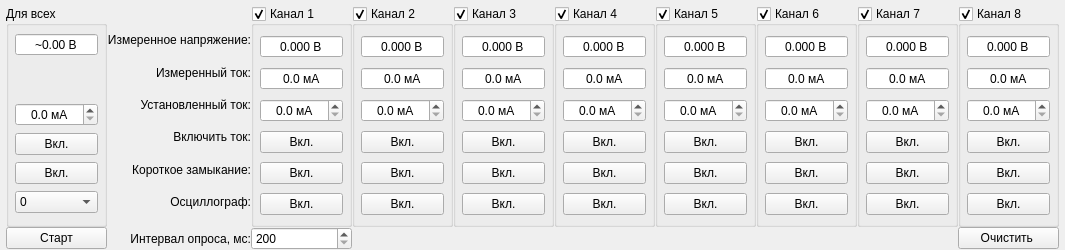
<?xml version="1.0" encoding="UTF-8"?>
<ui version="4.0">
 <class>Measurements</class>
 <widget class="QWidget" name="Measurements">
  <property name="geometry">
   <rect>
    <x>0</x>
    <y>0</y>
    <width>1004</width>
    <height>250</height>
   </rect>
  </property>
  <property name="windowTitle">
   <string>Form</string>
  </property>
  <layout class="QVBoxLayout" name="verticalLayout_11">
   <property name="spacing">
    <number>0</number>
   </property>
   <property name="leftMargin">
    <number>0</number>
   </property>
   <property name="topMargin">
    <number>0</number>
   </property>
   <property name="rightMargin">
    <number>0</number>
   </property>
   <property name="bottomMargin">
    <number>0</number>
   </property>
   <item>
    <layout class="QGridLayout" name="gridLayout">
     <property name="leftMargin">
      <number>6</number>
     </property>
     <property name="topMargin">
      <number>6</number>
     </property>
     <property name="rightMargin">
      <number>6</number>
     </property>
     <property name="bottomMargin">
      <number>0</number>
     </property>
     <item row="0" column="0">
      <widget class="QGroupBox" name="gbChannelAll">
       <property name="title">
        <string>Для всех</string>
       </property>
       <layout class="QVBoxLayout" name="verticalLayout">
        <property name="leftMargin">
         <number>6</number>
        </property>
        <property name="topMargin">
         <number>6</number>
        </property>
        <property name="rightMargin">
         <number>6</number>
        </property>
        <property name="bottomMargin">
         <number>6</number>
        </property>
        <item>
         <widget class="QDoubleSpinBox" name="dsbVoltage_9">
          <property name="alignment">
           <set>Qt::AlignCenter</set>
          </property>
          <property name="readOnly">
           <bool>true</bool>
          </property>
          <property name="buttonSymbols">
           <enum>QAbstractSpinBox::NoButtons</enum>
          </property>
          <property name="prefix">
           <string>~</string>
          </property>
          <property name="suffix">
           <string> В</string>
          </property>
          <property name="decimals">
           <number>2</number>
          </property>
          <property name="minimum">
           <double>0.000000000000000</double>
          </property>
          <property name="maximum">
           <double>500.000000000000000</double>
          </property>
          <property name="value">
           <double>0.000000000000000</double>
          </property>
         </widget>
        </item>
        <item>
         <spacer name="verticalSpacer_3">
          <property name="orientation">
           <enum>Qt::Vertical</enum>
          </property>
          <property name="sizeType">
           <enum>QSizePolicy::Minimum</enum>
          </property>
          <property name="sizeHint" stdset="0">
           <size>
            <width>20</width>
            <height>40</height>
           </size>
          </property>
         </spacer>
        </item>
        <item>
         <widget class="QDoubleSpinBox" name="dsbSetCurrentAll">
          <property name="alignment">
           <set>Qt::AlignCenter</set>
          </property>
          <property name="suffix">
           <string> мA</string>
          </property>
          <property name="decimals">
           <number>1</number>
          </property>
          <property name="maximum">
           <double>4000.000000000000000</double>
          </property>
          <property name="singleStep">
           <double>1.000000000000000</double>
          </property>
         </widget>
        </item>
        <item>
         <widget class="QPushButton" name="pbCurrentAll">
          <property name="text">
           <string>Вкл.</string>
          </property>
          <property name="checkable">
           <bool>true</bool>
          </property>
         </widget>
        </item>
        <item>
         <widget class="QPushButton" name="pbShortAll">
          <property name="text">
           <string>Вкл.</string>
          </property>
          <property name="checkable">
           <bool>true</bool>
          </property>
         </widget>
        </item>
        <item>
         <widget class="QComboBox" name="cbOsc">
          <item>
           <property name="text">
            <string>0</string>
           </property>
          </item>
          <item>
           <property name="text">
            <string>1</string>
           </property>
          </item>
          <item>
           <property name="text">
            <string>2</string>
           </property>
          </item>
          <item>
           <property name="text">
            <string>3</string>
           </property>
          </item>
          <item>
           <property name="text">
            <string>4</string>
           </property>
          </item>
          <item>
           <property name="text">
            <string>5</string>
           </property>
          </item>
          <item>
           <property name="text">
            <string>6</string>
           </property>
          </item>
          <item>
           <property name="text">
            <string>7</string>
           </property>
          </item>
          <item>
           <property name="text">
            <string>8</string>
           </property>
          </item>
         </widget>
        </item>
       </layout>
      </widget>
     </item>
     <item row="0" column="1">
      <layout class="QVBoxLayout" name="verticalLayout_10">
       <property name="leftMargin">
        <number>0</number>
       </property>
       <property name="topMargin">
        <number>18</number>
       </property>
       <property name="bottomMargin">
        <number>9</number>
       </property>
       <item>
        <widget class="QLabel" name="label_2">
         <property name="text">
          <string>Измеренное напряжение:</string>
         </property>
         <property name="alignment">
          <set>Qt::AlignRight|Qt::AlignTrailing|Qt::AlignVCenter</set>
         </property>
        </widget>
       </item>
       <item>
        <widget class="QLabel" name="label_4">
         <property name="text">
          <string>Измеренный ток:</string>
         </property>
         <property name="alignment">
          <set>Qt::AlignRight|Qt::AlignTrailing|Qt::AlignVCenter</set>
         </property>
        </widget>
       </item>
       <item>
        <widget class="QLabel" name="label_3">
         <property name="text">
          <string>Установленный ток:</string>
         </property>
         <property name="alignment">
          <set>Qt::AlignRight|Qt::AlignTrailing|Qt::AlignVCenter</set>
         </property>
        </widget>
       </item>
       <item>
        <widget class="QLabel" name="label_5">
         <property name="text">
          <string>Включить ток:</string>
         </property>
         <property name="alignment">
          <set>Qt::AlignRight|Qt::AlignTrailing|Qt::AlignVCenter</set>
         </property>
        </widget>
       </item>
       <item>
        <widget class="QLabel" name="label_6">
         <property name="text">
          <string>Короткое замыкание:</string>
         </property>
         <property name="alignment">
          <set>Qt::AlignRight|Qt::AlignTrailing|Qt::AlignVCenter</set>
         </property>
        </widget>
       </item>
       <item>
        <widget class="QLabel" name="label_7">
         <property name="text">
          <string>Осциллограф:</string>
         </property>
         <property name="alignment">
          <set>Qt::AlignRight|Qt::AlignTrailing|Qt::AlignVCenter</set>
         </property>
        </widget>
       </item>
      </layout>
     </item>
     <item row="0" column="2">
      <widget class="QGroupBox" name="gbChannel_1">
       <property name="title">
        <string>Канал 1</string>
       </property>
       <property name="checkable">
        <bool>true</bool>
       </property>
       <layout class="QVBoxLayout" name="verticalLayout_2">
        <property name="leftMargin">
         <number>6</number>
        </property>
        <property name="topMargin">
         <number>6</number>
        </property>
        <property name="rightMargin">
         <number>6</number>
        </property>
        <property name="bottomMargin">
         <number>6</number>
        </property>
        <item>
         <widget class="QDoubleSpinBox" name="dsbVoltage_1">
          <property name="alignment">
           <set>Qt::AlignCenter</set>
          </property>
          <property name="readOnly">
           <bool>true</bool>
          </property>
          <property name="buttonSymbols">
           <enum>QAbstractSpinBox::NoButtons</enum>
          </property>
          <property name="suffix">
           <string> В</string>
          </property>
          <property name="decimals">
           <number>3</number>
          </property>
          <property name="minimum">
           <double>-99.000000000000000</double>
          </property>
          <property name="maximum">
           <double>99.000000000000000</double>
          </property>
         </widget>
        </item>
        <item>
         <widget class="QDoubleSpinBox" name="dsbCurrent_1">
          <property name="alignment">
           <set>Qt::AlignCenter</set>
          </property>
          <property name="readOnly">
           <bool>true</bool>
          </property>
          <property name="buttonSymbols">
           <enum>QAbstractSpinBox::NoButtons</enum>
          </property>
          <property name="suffix">
           <string> мA</string>
          </property>
          <property name="decimals">
           <number>1</number>
          </property>
          <property name="maximum">
           <double>4000.000000000000000</double>
          </property>
          <property name="singleStep">
           <double>1.000000000000000</double>
          </property>
         </widget>
        </item>
        <item>
         <widget class="QDoubleSpinBox" name="dsbSetCurrent_1">
          <property name="alignment">
           <set>Qt::AlignCenter</set>
          </property>
          <property name="suffix">
           <string> мA</string>
          </property>
          <property name="decimals">
           <number>1</number>
          </property>
          <property name="maximum">
           <double>4000.000000000000000</double>
          </property>
          <property name="singleStep">
           <double>1.000000000000000</double>
          </property>
         </widget>
        </item>
        <item>
         <widget class="QPushButton" name="pbCurrent_1">
          <property name="text">
           <string>Вкл.</string>
          </property>
          <property name="checkable">
           <bool>true</bool>
          </property>
         </widget>
        </item>
        <item>
         <widget class="QPushButton" name="pbShort_1">
          <property name="text">
           <string>Вкл.</string>
          </property>
          <property name="checkable">
           <bool>true</bool>
          </property>
         </widget>
        </item>
        <item>
         <widget class="QPushButton" name="pbOsc_1">
          <property name="text">
           <string>Вкл.</string>
          </property>
          <property name="checkable">
           <bool>true</bool>
          </property>
         </widget>
        </item>
       </layout>
      </widget>
     </item>
     <item row="0" column="3">
      <widget class="QGroupBox" name="gbChannel_2">
       <property name="title">
        <string>Канал 2</string>
       </property>
       <property name="checkable">
        <bool>true</bool>
       </property>
       <layout class="QVBoxLayout" name="verticalLayout_3">
        <property name="leftMargin">
         <number>6</number>
        </property>
        <property name="topMargin">
         <number>6</number>
        </property>
        <property name="rightMargin">
         <number>6</number>
        </property>
        <property name="bottomMargin">
         <number>6</number>
        </property>
        <item>
         <widget class="QDoubleSpinBox" name="dsbVoltage_2">
          <property name="alignment">
           <set>Qt::AlignCenter</set>
          </property>
          <property name="readOnly">
           <bool>true</bool>
          </property>
          <property name="buttonSymbols">
           <enum>QAbstractSpinBox::NoButtons</enum>
          </property>
          <property name="suffix">
           <string> В</string>
          </property>
          <property name="decimals">
           <number>3</number>
          </property>
          <property name="minimum">
           <double>-99.000000000000000</double>
          </property>
          <property name="maximum">
           <double>99.000000000000000</double>
          </property>
         </widget>
        </item>
        <item>
         <widget class="QDoubleSpinBox" name="dsbCurrent_2">
          <property name="alignment">
           <set>Qt::AlignCenter</set>
          </property>
          <property name="readOnly">
           <bool>true</bool>
          </property>
          <property name="buttonSymbols">
           <enum>QAbstractSpinBox::NoButtons</enum>
          </property>
          <property name="suffix">
           <string> мA</string>
          </property>
          <property name="decimals">
           <number>1</number>
          </property>
          <property name="maximum">
           <double>4000.000000000000000</double>
          </property>
          <property name="singleStep">
           <double>1.000000000000000</double>
          </property>
         </widget>
        </item>
        <item>
         <widget class="QDoubleSpinBox" name="dsbSetCurrent_2">
          <property name="alignment">
           <set>Qt::AlignCenter</set>
          </property>
          <property name="suffix">
           <string> мA</string>
          </property>
          <property name="decimals">
           <number>1</number>
          </property>
          <property name="maximum">
           <double>4000.000000000000000</double>
          </property>
          <property name="singleStep">
           <double>1.000000000000000</double>
          </property>
         </widget>
        </item>
        <item>
         <widget class="QPushButton" name="pbCurrent_2">
          <property name="text">
           <string>Вкл.</string>
          </property>
          <property name="checkable">
           <bool>true</bool>
          </property>
         </widget>
        </item>
        <item>
         <widget class="QPushButton" name="pbShort_2">
          <property name="text">
           <string>Вкл.</string>
          </property>
          <property name="checkable">
           <bool>true</bool>
          </property>
         </widget>
        </item>
        <item>
         <widget class="QPushButton" name="pbOsc_2">
          <property name="text">
           <string>Вкл.</string>
          </property>
          <property name="checkable">
           <bool>true</bool>
          </property>
         </widget>
        </item>
       </layout>
       <zorder>dsbCurrent_2</zorder>
       <zorder>pbShort_2</zorder>
       <zorder>pbCurrent_2</zorder>
       <zorder>pbOsc_2</zorder>
       <zorder>dsbVoltage_2</zorder>
       <zorder>dsbSetCurrent_2</zorder>
      </widget>
     </item>
     <item row="0" column="4">
      <widget class="QGroupBox" name="gbChannel_3">
       <property name="title">
        <string>Канал 3</string>
       </property>
       <property name="checkable">
        <bool>true</bool>
       </property>
       <layout class="QVBoxLayout" name="verticalLayout_4">
        <property name="leftMargin">
         <number>6</number>
        </property>
        <property name="topMargin">
         <number>6</number>
        </property>
        <property name="rightMargin">
         <number>6</number>
        </property>
        <property name="bottomMargin">
         <number>6</number>
        </property>
        <item>
         <widget class="QDoubleSpinBox" name="dsbVoltage_3">
          <property name="alignment">
           <set>Qt::AlignCenter</set>
          </property>
          <property name="readOnly">
           <bool>true</bool>
          </property>
          <property name="buttonSymbols">
           <enum>QAbstractSpinBox::NoButtons</enum>
          </property>
          <property name="suffix">
           <string> В</string>
          </property>
          <property name="decimals">
           <number>3</number>
          </property>
          <property name="minimum">
           <double>-99.000000000000000</double>
          </property>
          <property name="maximum">
           <double>99.000000000000000</double>
          </property>
         </widget>
        </item>
        <item>
         <widget class="QDoubleSpinBox" name="dsbCurrent_3">
          <property name="alignment">
           <set>Qt::AlignCenter</set>
          </property>
          <property name="readOnly">
           <bool>true</bool>
          </property>
          <property name="buttonSymbols">
           <enum>QAbstractSpinBox::NoButtons</enum>
          </property>
          <property name="suffix">
           <string> мA</string>
          </property>
          <property name="decimals">
           <number>1</number>
          </property>
          <property name="maximum">
           <double>4000.000000000000000</double>
          </property>
          <property name="singleStep">
           <double>1.000000000000000</double>
          </property>
         </widget>
        </item>
        <item>
         <widget class="QDoubleSpinBox" name="dsbSetCurrent_3">
          <property name="alignment">
           <set>Qt::AlignCenter</set>
          </property>
          <property name="suffix">
           <string> мA</string>
          </property>
          <property name="decimals">
           <number>1</number>
          </property>
          <property name="maximum">
           <double>4000.000000000000000</double>
          </property>
          <property name="singleStep">
           <double>1.000000000000000</double>
          </property>
         </widget>
        </item>
        <item>
         <widget class="QPushButton" name="pbCurrent_3">
          <property name="text">
           <string>Вкл.</string>
          </property>
          <property name="checkable">
           <bool>true</bool>
          </property>
         </widget>
        </item>
        <item>
         <widget class="QPushButton" name="pbShort_3">
          <property name="text">
           <string>Вкл.</string>
          </property>
          <property name="checkable">
           <bool>true</bool>
          </property>
         </widget>
        </item>
        <item>
         <widget class="QPushButton" name="pbOsc_3">
          <property name="text">
           <string>Вкл.</string>
          </property>
          <property name="checkable">
           <bool>true</bool>
          </property>
         </widget>
        </item>
       </layout>
      </widget>
     </item>
     <item row="0" column="5">
      <widget class="QGroupBox" name="gbChannel_4">
       <property name="title">
        <string>Канал 4</string>
       </property>
       <property name="checkable">
        <bool>true</bool>
       </property>
       <layout class="QVBoxLayout" name="verticalLayout_5">
        <property name="leftMargin">
         <number>6</number>
        </property>
        <property name="topMargin">
         <number>6</number>
        </property>
        <property name="rightMargin">
         <number>6</number>
        </property>
        <property name="bottomMargin">
         <number>6</number>
        </property>
        <item>
         <widget class="QDoubleSpinBox" name="dsbVoltage_4">
          <property name="alignment">
           <set>Qt::AlignCenter</set>
          </property>
          <property name="readOnly">
           <bool>true</bool>
          </property>
          <property name="buttonSymbols">
           <enum>QAbstractSpinBox::NoButtons</enum>
          </property>
          <property name="suffix">
           <string> В</string>
          </property>
          <property name="decimals">
           <number>3</number>
          </property>
          <property name="minimum">
           <double>-99.000000000000000</double>
          </property>
          <property name="maximum">
           <double>99.000000000000000</double>
          </property>
         </widget>
        </item>
        <item>
         <widget class="QDoubleSpinBox" name="dsbCurrent_4">
          <property name="alignment">
           <set>Qt::AlignCenter</set>
          </property>
          <property name="readOnly">
           <bool>true</bool>
          </property>
          <property name="buttonSymbols">
           <enum>QAbstractSpinBox::NoButtons</enum>
          </property>
          <property name="suffix">
           <string> мA</string>
          </property>
          <property name="decimals">
           <number>1</number>
          </property>
          <property name="maximum">
           <double>4000.000000000000000</double>
          </property>
          <property name="singleStep">
           <double>1.000000000000000</double>
          </property>
         </widget>
        </item>
        <item>
         <widget class="QDoubleSpinBox" name="dsbSetCurrent_4">
          <property name="alignment">
           <set>Qt::AlignCenter</set>
          </property>
          <property name="suffix">
           <string> мA</string>
          </property>
          <property name="decimals">
           <number>1</number>
          </property>
          <property name="maximum">
           <double>4000.000000000000000</double>
          </property>
          <property name="singleStep">
           <double>1.000000000000000</double>
          </property>
         </widget>
        </item>
        <item>
         <widget class="QPushButton" name="pbCurrent_4">
          <property name="text">
           <string>Вкл.</string>
          </property>
          <property name="checkable">
           <bool>true</bool>
          </property>
         </widget>
        </item>
        <item>
         <widget class="QPushButton" name="pbShort_4">
          <property name="text">
           <string>Вкл.</string>
          </property>
          <property name="checkable">
           <bool>true</bool>
          </property>
         </widget>
        </item>
        <item>
         <widget class="QPushButton" name="pbOsc_4">
          <property name="text">
           <string>Вкл.</string>
          </property>
          <property name="checkable">
           <bool>true</bool>
          </property>
         </widget>
        </item>
       </layout>
      </widget>
     </item>
     <item row="0" column="6">
      <widget class="QGroupBox" name="gbChannel_5">
       <property name="title">
        <string>Канал 5</string>
       </property>
       <property name="checkable">
        <bool>true</bool>
       </property>
       <layout class="QVBoxLayout" name="verticalLayout_6">
        <property name="leftMargin">
         <number>6</number>
        </property>
        <property name="topMargin">
         <number>6</number>
        </property>
        <property name="rightMargin">
         <number>6</number>
        </property>
        <property name="bottomMargin">
         <number>6</number>
        </property>
        <item>
         <widget class="QDoubleSpinBox" name="dsbVoltage_5">
          <property name="alignment">
           <set>Qt::AlignCenter</set>
          </property>
          <property name="readOnly">
           <bool>true</bool>
          </property>
          <property name="buttonSymbols">
           <enum>QAbstractSpinBox::NoButtons</enum>
          </property>
          <property name="suffix">
           <string> В</string>
          </property>
          <property name="decimals">
           <number>3</number>
          </property>
          <property name="minimum">
           <double>-99.000000000000000</double>
          </property>
          <property name="maximum">
           <double>99.000000000000000</double>
          </property>
         </widget>
        </item>
        <item>
         <widget class="QDoubleSpinBox" name="dsbCurrent_5">
          <property name="alignment">
           <set>Qt::AlignCenter</set>
          </property>
          <property name="readOnly">
           <bool>true</bool>
          </property>
          <property name="buttonSymbols">
           <enum>QAbstractSpinBox::NoButtons</enum>
          </property>
          <property name="suffix">
           <string> мA</string>
          </property>
          <property name="decimals">
           <number>1</number>
          </property>
          <property name="maximum">
           <double>4000.000000000000000</double>
          </property>
          <property name="singleStep">
           <double>1.000000000000000</double>
          </property>
         </widget>
        </item>
        <item>
         <widget class="QDoubleSpinBox" name="dsbSetCurrent_5">
          <property name="alignment">
           <set>Qt::AlignCenter</set>
          </property>
          <property name="suffix">
           <string> мA</string>
          </property>
          <property name="decimals">
           <number>1</number>
          </property>
          <property name="maximum">
           <double>4000.000000000000000</double>
          </property>
          <property name="singleStep">
           <double>1.000000000000000</double>
          </property>
         </widget>
        </item>
        <item>
         <widget class="QPushButton" name="pbCurrent_5">
          <property name="text">
           <string>Вкл.</string>
          </property>
          <property name="checkable">
           <bool>true</bool>
          </property>
         </widget>
        </item>
        <item>
         <widget class="QPushButton" name="pbShort_5">
          <property name="text">
           <string>Вкл.</string>
          </property>
          <property name="checkable">
           <bool>true</bool>
          </property>
         </widget>
        </item>
        <item>
         <widget class="QPushButton" name="pbOsc_5">
          <property name="text">
           <string>Вкл.</string>
          </property>
          <property name="checkable">
           <bool>true</bool>
          </property>
         </widget>
        </item>
       </layout>
      </widget>
     </item>
     <item row="0" column="7">
      <widget class="QGroupBox" name="gbChannel_6">
       <property name="title">
        <string>Канал 6</string>
       </property>
       <property name="checkable">
        <bool>true</bool>
       </property>
       <layout class="QVBoxLayout" name="verticalLayout_7">
        <property name="leftMargin">
         <number>6</number>
        </property>
        <property name="topMargin">
         <number>6</number>
        </property>
        <property name="rightMargin">
         <number>6</number>
        </property>
        <property name="bottomMargin">
         <number>6</number>
        </property>
        <item>
         <widget class="QDoubleSpinBox" name="dsbVoltage_6">
          <property name="alignment">
           <set>Qt::AlignCenter</set>
          </property>
          <property name="readOnly">
           <bool>true</bool>
          </property>
          <property name="buttonSymbols">
           <enum>QAbstractSpinBox::NoButtons</enum>
          </property>
          <property name="suffix">
           <string> В</string>
          </property>
          <property name="decimals">
           <number>3</number>
          </property>
          <property name="minimum">
           <double>-99.000000000000000</double>
          </property>
          <property name="maximum">
           <double>99.000000000000000</double>
          </property>
         </widget>
        </item>
        <item>
         <widget class="QDoubleSpinBox" name="dsbCurrent_6">
          <property name="alignment">
           <set>Qt::AlignCenter</set>
          </property>
          <property name="readOnly">
           <bool>true</bool>
          </property>
          <property name="buttonSymbols">
           <enum>QAbstractSpinBox::NoButtons</enum>
          </property>
          <property name="suffix">
           <string> мA</string>
          </property>
          <property name="decimals">
           <number>1</number>
          </property>
          <property name="maximum">
           <double>4000.000000000000000</double>
          </property>
          <property name="singleStep">
           <double>1.000000000000000</double>
          </property>
         </widget>
        </item>
        <item>
         <widget class="QDoubleSpinBox" name="dsbSetCurrent_6">
          <property name="alignment">
           <set>Qt::AlignCenter</set>
          </property>
          <property name="suffix">
           <string> мA</string>
          </property>
          <property name="decimals">
           <number>1</number>
          </property>
          <property name="maximum">
           <double>4000.000000000000000</double>
          </property>
          <property name="singleStep">
           <double>1.000000000000000</double>
          </property>
         </widget>
        </item>
        <item>
         <widget class="QPushButton" name="pbCurrent_6">
          <property name="text">
           <string>Вкл.</string>
          </property>
          <property name="checkable">
           <bool>true</bool>
          </property>
         </widget>
        </item>
        <item>
         <widget class="QPushButton" name="pbShort_6">
          <property name="text">
           <string>Вкл.</string>
          </property>
          <property name="checkable">
           <bool>true</bool>
          </property>
         </widget>
        </item>
        <item>
         <widget class="QPushButton" name="pbOsc_6">
          <property name="text">
           <string>Вкл.</string>
          </property>
          <property name="checkable">
           <bool>true</bool>
          </property>
         </widget>
        </item>
       </layout>
      </widget>
     </item>
     <item row="0" column="8">
      <widget class="QGroupBox" name="gbChannel_7">
       <property name="title">
        <string>Канал 7</string>
       </property>
       <property name="checkable">
        <bool>true</bool>
       </property>
       <layout class="QVBoxLayout" name="verticalLayout_8">
        <property name="leftMargin">
         <number>6</number>
        </property>
        <property name="topMargin">
         <number>6</number>
        </property>
        <property name="rightMargin">
         <number>6</number>
        </property>
        <property name="bottomMargin">
         <number>6</number>
        </property>
        <item>
         <widget class="QDoubleSpinBox" name="dsbVoltage_7">
          <property name="alignment">
           <set>Qt::AlignCenter</set>
          </property>
          <property name="readOnly">
           <bool>true</bool>
          </property>
          <property name="buttonSymbols">
           <enum>QAbstractSpinBox::NoButtons</enum>
          </property>
          <property name="suffix">
           <string> В</string>
          </property>
          <property name="decimals">
           <number>3</number>
          </property>
          <property name="minimum">
           <double>-99.000000000000000</double>
          </property>
          <property name="maximum">
           <double>99.000000000000000</double>
          </property>
         </widget>
        </item>
        <item>
         <widget class="QDoubleSpinBox" name="dsbCurrent_7">
          <property name="alignment">
           <set>Qt::AlignCenter</set>
          </property>
          <property name="readOnly">
           <bool>true</bool>
          </property>
          <property name="buttonSymbols">
           <enum>QAbstractSpinBox::NoButtons</enum>
          </property>
          <property name="suffix">
           <string> мA</string>
          </property>
          <property name="decimals">
           <number>1</number>
          </property>
          <property name="maximum">
           <double>4000.000000000000000</double>
          </property>
          <property name="singleStep">
           <double>1.000000000000000</double>
          </property>
         </widget>
        </item>
        <item>
         <widget class="QDoubleSpinBox" name="dsbSetCurrent_7">
          <property name="alignment">
           <set>Qt::AlignCenter</set>
          </property>
          <property name="suffix">
           <string> мA</string>
          </property>
          <property name="decimals">
           <number>1</number>
          </property>
          <property name="maximum">
           <double>4000.000000000000000</double>
          </property>
          <property name="singleStep">
           <double>1.000000000000000</double>
          </property>
         </widget>
        </item>
        <item>
         <widget class="QPushButton" name="pbCurrent_7">
          <property name="text">
           <string>Вкл.</string>
          </property>
          <property name="checkable">
           <bool>true</bool>
          </property>
         </widget>
        </item>
        <item>
         <widget class="QPushButton" name="pbShort_7">
          <property name="text">
           <string>Вкл.</string>
          </property>
          <property name="checkable">
           <bool>true</bool>
          </property>
         </widget>
        </item>
        <item>
         <widget class="QPushButton" name="pbOsc_7">
          <property name="text">
           <string>Вкл.</string>
          </property>
          <property name="checkable">
           <bool>true</bool>
          </property>
         </widget>
        </item>
       </layout>
      </widget>
     </item>
     <item row="0" column="9">
      <widget class="QGroupBox" name="gbChannel_8">
       <property name="title">
        <string>Канал 8</string>
       </property>
       <property name="checkable">
        <bool>true</bool>
       </property>
       <layout class="QVBoxLayout" name="verticalLayout_9">
        <property name="leftMargin">
         <number>6</number>
        </property>
        <property name="topMargin">
         <number>6</number>
        </property>
        <property name="rightMargin">
         <number>6</number>
        </property>
        <property name="bottomMargin">
         <number>6</number>
        </property>
        <item>
         <widget class="QDoubleSpinBox" name="dsbVoltage_8">
          <property name="alignment">
           <set>Qt::AlignCenter</set>
          </property>
          <property name="readOnly">
           <bool>true</bool>
          </property>
          <property name="buttonSymbols">
           <enum>QAbstractSpinBox::NoButtons</enum>
          </property>
          <property name="suffix">
           <string> В</string>
          </property>
          <property name="decimals">
           <number>3</number>
          </property>
          <property name="minimum">
           <double>-99.000000000000000</double>
          </property>
          <property name="maximum">
           <double>99.000000000000000</double>
          </property>
         </widget>
        </item>
        <item>
         <widget class="QDoubleSpinBox" name="dsbCurrent_8">
          <property name="alignment">
           <set>Qt::AlignCenter</set>
          </property>
          <property name="readOnly">
           <bool>true</bool>
          </property>
          <property name="buttonSymbols">
           <enum>QAbstractSpinBox::NoButtons</enum>
          </property>
          <property name="suffix">
           <string> мA</string>
          </property>
          <property name="decimals">
           <number>1</number>
          </property>
          <property name="maximum">
           <double>4000.000000000000000</double>
          </property>
          <property name="singleStep">
           <double>1.000000000000000</double>
          </property>
         </widget>
        </item>
        <item>
         <widget class="QDoubleSpinBox" name="dsbSetCurrent_8">
          <property name="alignment">
           <set>Qt::AlignCenter</set>
          </property>
          <property name="suffix">
           <string> мA</string>
          </property>
          <property name="decimals">
           <number>1</number>
          </property>
          <property name="maximum">
           <double>4000.000000000000000</double>
          </property>
          <property name="singleStep">
           <double>1.000000000000000</double>
          </property>
         </widget>
        </item>
        <item>
         <widget class="QPushButton" name="pbCurrent_8">
          <property name="text">
           <string>Вкл.</string>
          </property>
          <property name="checkable">
           <bool>true</bool>
          </property>
         </widget>
        </item>
        <item>
         <widget class="QPushButton" name="pbShort_8">
          <property name="text">
           <string>Вкл.</string>
          </property>
          <property name="checkable">
           <bool>true</bool>
          </property>
         </widget>
        </item>
        <item>
         <widget class="QPushButton" name="pbOsc_8">
          <property name="text">
           <string>Вкл.</string>
          </property>
          <property name="checkable">
           <bool>true</bool>
          </property>
         </widget>
        </item>
       </layout>
      </widget>
     </item>
     <item row="1" column="0">
      <widget class="QPushButton" name="pbStart">
       <property name="text">
        <string>Старт</string>
       </property>
       <property name="checkable">
        <bool>true</bool>
       </property>
      </widget>
     </item>
     <item row="1" column="1">
      <widget class="QLabel" name="label">
       <property name="text">
        <string>Интервал опроса, мс:</string>
       </property>
       <property name="alignment">
        <set>Qt::AlignRight|Qt::AlignTrailing|Qt::AlignVCenter</set>
       </property>
      </widget>
     </item>
     <item row="1" column="2">
      <widget class="QSpinBox" name="sbTimeout">
       <property name="minimum">
        <number>200</number>
       </property>
       <property name="maximum">
        <number>10000</number>
       </property>
       <property name="singleStep">
        <number>10</number>
       </property>
      </widget>
     </item>
     <item row="1" column="9">
      <widget class="QPushButton" name="pbClear">
       <property name="text">
        <string>Очистить </string>
       </property>
      </widget>
     </item>
    </layout>
   </item>
  </layout>
 </widget>
 <resources/>
 <connections/>
</ui>
